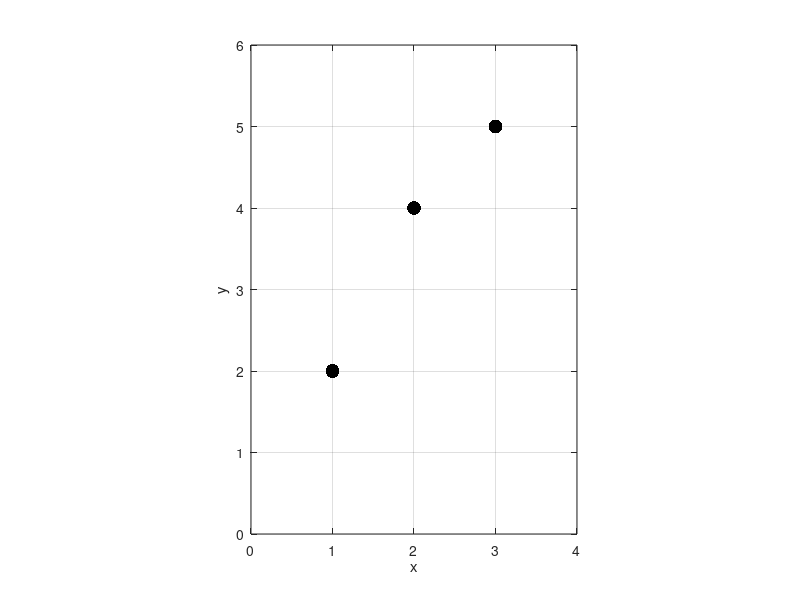
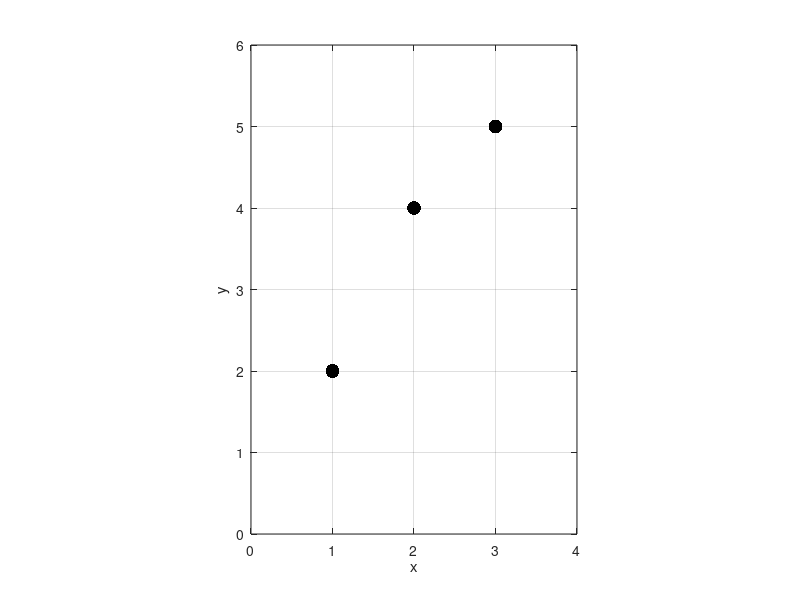
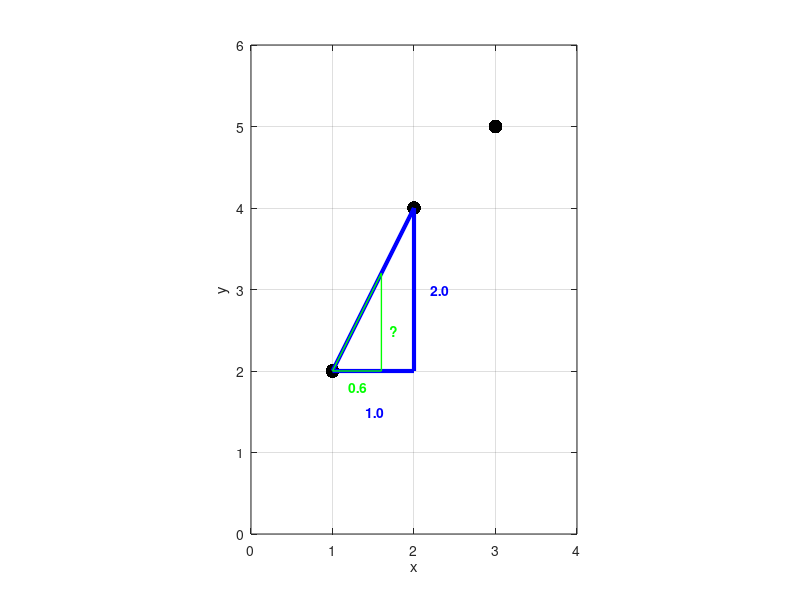
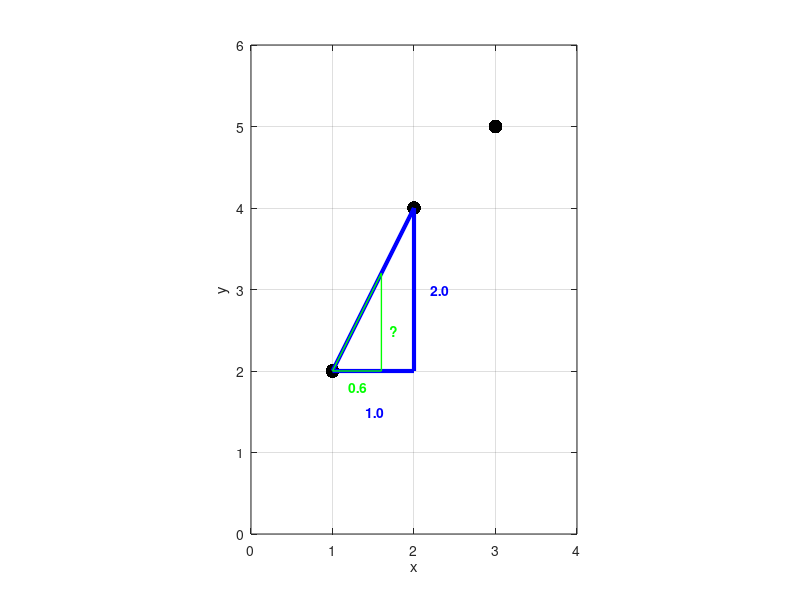

These figures' MATLAB source, in order:

x = [1,2,3];
y = [2,4,5];

figure(1);clf
plot(x,y,'k.','MarkerSize',30);
axis equal
axis([0 4 0 6]);
xlabel('x');
ylabel('y');
grid on;
print -dpng interpolation1.png
print -depsc interpolation1.eps

figure(2);clf;
plot(x,y,'k.','MarkerSize',30);
axis equal
axis([0 4 0 6]);
xlabel('x');
ylabel('y');
grid on;hold on;
plot([1 2],[2 2],'b','LineWidth',3);
plot([2 2],[2 4],'b','LineWidth',3);
plot([1 2],[2 4],'b','LineWidth',3);
text(1.4,1.5,'1.0','Color','b','FontWeight','bold');
text(2.2,3.0,'2.0','Color','b','FontWeight','bold');

plot([1 1.6],[2 2],'g','LineWidth',1);
plot([1.6 1.6],[2 3.2],'g','LineWidth',1);
plot([1 1.6],[2 3.2],'g','LineWidth',1);

text(1.2,1.8,'0.6','Color','g','FontWeight','bold');
text(1.7,2.5,'?','Color','g','FontWeight','bold');
print -dpng interpolation2.png
print -depsc interpolation2.eps

interp1(x,y,1.6)

figure(3);clf;hold on;
x = [0 1 1 0];
y = [0 0 1 1];
z = [2 1 0.5 0.5];
plot3(x,y,z,'.','MarkerSize',30);
grid on;
xlabel('x');
ylabel('y');
zlabel('z');
axis equal
axis([0 2 0 2 0 3]);
plot3([0 0],[0 0],[0 2],'b-.');
plot3([1 1],[0 0],[0 1],'b-.');
plot3([1 1],[1 1],[0.0 0.5],'b-.');
plot3([0 0],[1 1],[0.0 0.5],'b-.');
view(45+90,30)
plot3(0.25,0.75,0,'kx');
print -dpng interpolation3.png
print -depsc interpolation3.eps

figure(4);clf;hold on;
x = [0 1 1 0];
y = [0 0 1 1];
z = [2 1 0.5 0.5];
plot3(x,y,z,'.','MarkerSize',30);
grid on;
xlabel('x');
ylabel('y');
zlabel('z');
axis equal
axis([0 2 0 2 0 3]);
plot3([0 0],[0 0],[0 2],'b-.');
plot3([1 1],[0 0],[0 1],'b-.');
plot3([1 1],[1 1],[0.0 0.5],'b-.');
plot3([0 0],[1 1],[0.0 0.5],'b-.');
plot3([1 1],[0 1],[1 0.5],'k');
plot3([0 0],[0 1],[2 0.5],'k');
view(45+90,30)
plot3([1 1],[0.75 0.75],[0 0.5+1/8],'g-');
plot3([1],[0.75],[0.5+1/8],'g.','MarkerSize',30);
plot3([0 0],[0.75 0.75],[0 0.875],'g-');
plot3([0 1],[0.75 0.75],[0 0],'g-');
plot3([0],[0.75],[0.875],'g.','MarkerSize',30);
plot3(0.25,0.75,0,'kx');
print -dpng interpolation4.png
print -depsc interpolation4.eps

figure(5);clf;hold on;
x = [0 1 1 0];
y = [0 0 1 1];
z = [2 1 0.5 0.5];
plot3(x,y,z,'.','MarkerSize',30);
grid on;
xlabel('x');
ylabel('y');
zlabel('z');
axis equal
axis([0 2 0 2 0 3]);
plot3([0 0],[0 0],[0 2],'b-.');
plot3([1 1],[0 0],[0 1],'b-.');
plot3([1 1],[1 1],[0.0 0.5],'b-.');
plot3([0 0],[1 1],[0.0 0.5],'b-.');
plot3([1 1],[0 1],[1 0.5],'k');
plot3([0 0],[0 1],[2 0.5],'k');
view(65+90,20)
plot3([1 1],[0.75 0.75],[0 0.5+1/8],'g-');
plot3([1],[0.75],[0.5+1/8],'g.','MarkerSize',30);
plot3([0 0],[0.75 0.75],[0 0.875],'g-');
plot3([0],[0.75],[0.875],'g.','MarkerSize',30);
plot3([1 0],[0.75 0.75],[0.5+1/8,0.875],'k-')
plot3(0.25,0.75,0,'kx');
plot3(0.25,0.75,0.6125+.1969,'r.','MarkerSize',30)
plot3([0.25,0.25],[0.75,0.75],[0,0.6125+.1969],'r-')
print -dpng interpolation5.png
print -depsc interpolation5.eps

